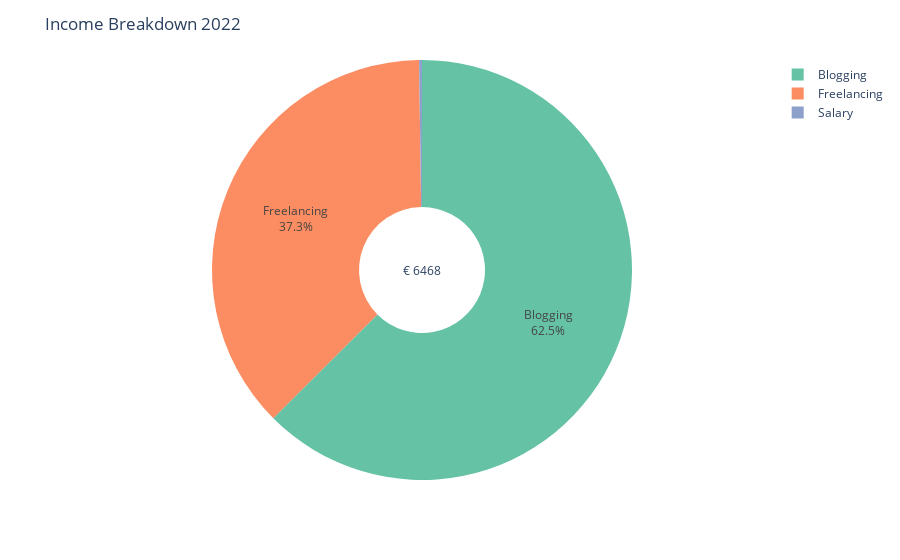

Here is the notebook cell this chart was saved with:
### Code cell
def make_pie_chart(df, year, label):
    # Filter the dataset for expense transactions
    sub_df = df[(df['Expense/Income'] == label) & (df['Year'] == year)]

    color_scale = px.colors.qualitative.Set2
    
    pie_fig = px.pie(sub_df, values='Amount (EUR)', names='Category', color_discrete_sequence = color_scale)
    pie_fig.update_traces(textposition='inside', direction ='clockwise', hole=0.3, textinfo="label+percent")

    total_expense = df[(df['Expense/Income'] == 'Expense') & (df['Year'] == year)]['Amount (EUR)'].sum() 
    total_income = df[(df['Expense/Income'] == 'Income') & (df['Year'] == year)]['Amount (EUR)'].sum()
    
    if label == 'Expense':
        total_text = "€ " + str(round(total_expense))

        # Saving rate:
        saving_rate = round((total_income - total_expense)/total_income*100)
        saving_rate_text = ": Saving rate " + str(saving_rate) + "%"
    else:
        saving_rate_text = ""
        total_text = "€ " + str(round(total_income))

    pie_fig.update_layout(uniformtext_minsize=10, 
                        uniformtext_mode='hide',
                        title=dict(text=label+" Breakdown " + str(year) + saving_rate_text),
                        # Add annotations in the center of the donut.
                        annotations=[
                            dict(
                                text=total_text, 
                                # Square unit grid starting at bottom left of page
                                x=0.5, y=0.5, font_size=12,
                                # Hide the arrow that points to the [x,y] coordinate
                                showarrow=False
                            )
                        ]
                    )
    return pie_fig
income_pie_fig_2022 = make_pie_chart(df, 2022, 'Income')
income_pie_fig_2022

### Figure 1 — Plotly figure (JSON) as saved in the notebook; plotly's stock layout.template omitted (floating-point values rounded to 4 significant figures)
{"data": [{"direction": "clockwise", "domain": {"x": [0, 1], "y": [0, 1]}, "hole": 0.3, "hovertemplate": "Category=%{label}<br>Amount (EUR)=%{value}<extra></extra>", "labels": ["Salary", "Freelancing", "Blogging"], "legendgroup": "", "name": "", "showlegend": true, "textinfo": "label+percent", "textposition": "inside", "type": "pie", "values": [14.36, 2410.0, 4044.0]}], "layout": {"annotations": [{"font": {"size": 12}, "showarrow": false, "text": "€ 6468", "x": 0.5, "y": 0.5}], "legend": {"tracegroupgap": 0}, "margin": {"t": 60}, "piecolorway": ["rgb(102,194,165)", "rgb(252,141,98)", "rgb(141,160,203)", "rgb(231,138,195)", "rgb(166,216,84)", "rgb(255,217,47)", "rgb(229,196,148)", "rgb(179,179,179)"], "title": {"text": "Income Breakdown 2022"}, "uniformtext": {"minsize": 10, "mode": "hide"}}}
